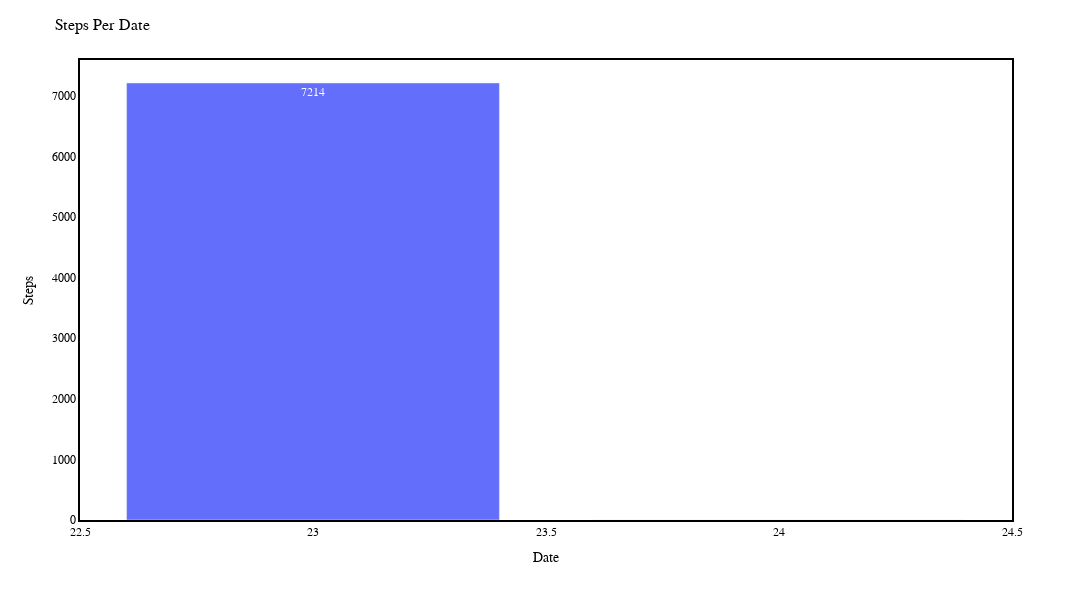

The notebook cell saved with this chart:
### Markdown cell above
Using group by statement we find the last step recorded on each date and plot them using a bar chart, as we can see there is no second bar graph as the steps covered are equal to zero

### Code cell
stepsPerDate = steps.groupby('Date')['steps'].last().reset_index()
fig = px.bar(stepsPerDate, x="Date", y="steps", text="steps")

fig.update_layout(
    height=600,
    width=1200,
    title='Steps Per Date',
    xaxis_title='Date',
    yaxis_title='Steps',
    legend=dict(title='Steps', x=1, y=1),
    title_font_size=16,
    font=dict(family="Arial, sans-serif", size=12, color="black"),
    xaxis=dict(showgrid=False, linecolor='black', linewidth=2, mirror=True),
    yaxis=dict(showgrid=False, linecolor='black', linewidth=2, mirror=True),
    plot_bgcolor='white',
    paper_bgcolor='white',
)

fig.show()

### Figure 1 — Plotly figure (JSON) as saved in the notebook; plotly's stock layout.template omitted (floating-point values rounded to 4 significant figures)
{"data": [{"alignmentgroup": "True", "hovertemplate": "Date=%{x}<br>steps=%{text}<extra></extra>", "legendgroup": "", "marker": {"color": "#636efa", "pattern": {"shape": ""}}, "name": "", "offsetgroup": "", "orientation": "v", "showlegend": false, "text": [7214, 0], "textposition": "auto", "type": "bar", "x": [23, 24], "xaxis": "x", "y": [7214, 0], "yaxis": "y"}], "layout": {"barmode": "relative", "font": {"color": "black", "family": "Arial, sans-serif", "size": 12}, "height": 600, "legend": {"title": {"text": "Steps"}, "tracegroupgap": 0, "x": 1, "y": 1}, "margin": {"t": 60}, "paper_bgcolor": "white", "plot_bgcolor": "white", "title": {"font": {"size": 16}, "text": "Steps Per Date"}, "width": 1200, "xaxis": {"anchor": "y", "domain": [0, 1], "linecolor": "black", "linewidth": 2, "mirror": true, "showgrid": false, "title": {"text": "Date"}}, "yaxis": {"anchor": "x", "domain": [0, 1], "linecolor": "black", "linewidth": 2, "mirror": true, "showgrid": false, "title": {"text": "Steps"}}}}
